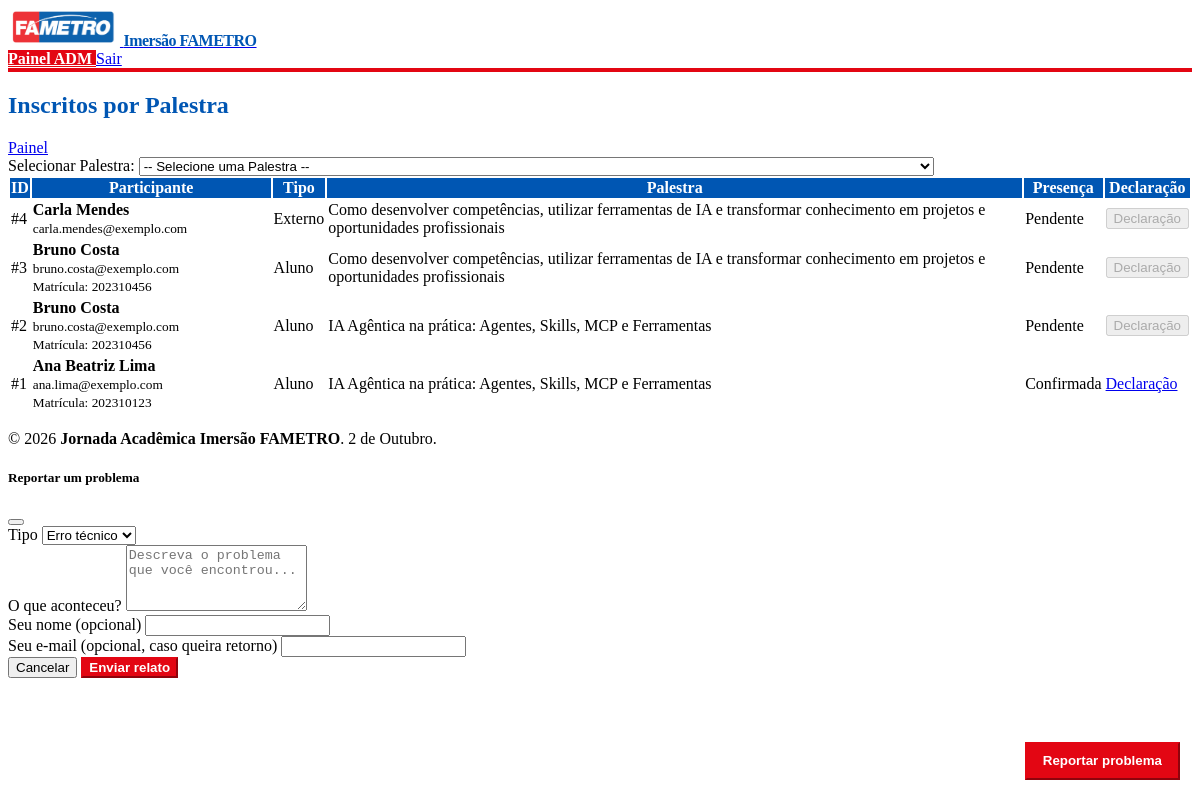
Screenshot of /admin/inscritos.php (signed in) with the database file from the repository.
### tables this page shows
CREATE TABLE inscricoes (
  id int(11) NOT NULL AUTO_INCREMENT,
  nome_aluno varchar(150) NOT NULL,
  matricula varchar(50) DEFAULT NULL,
  email varchar(150) NOT NULL,
  palestra_id int(11) NOT NULL,
  codigo_qrcode varchar(100) NOT NULL,
  presenca_confirmada tinyint(1) DEFAULT 0,
  data_inscricao timestamp NULL DEFAULT current_timestamp(),
  tipo_participante enum('aluno','externo') DEFAULT 'aluno',
  presente tinyint(1) DEFAULT 0,
  data_presenca datetime DEFAULT NULL,
  PRIMARY KEY (id),
  UNIQUE KEY codigo_qrcode (codigo_qrcode),
  UNIQUE KEY uk_aluno_palestra (matricula,palestra_id),
  KEY palestra_id (palestra_id),
  CONSTRAINT inscricoes_ibfk_1 FOREIGN KEY (palestra_id) REFERENCES palestras (id) ON DELETE CASCADE
);

CREATE TABLE palestras (
  id int(11) NOT NULL AUTO_INCREMENT,
  titulo varchar(255) NOT NULL,
  palestrante varchar(150) NOT NULL,
  foto varchar(255) DEFAULT 'default.jpg',
  descricao text DEFAULT NULL,
  horario_inicio time NOT NULL,
  horario_fim time NOT NULL,
  vagas int(11) DEFAULT 100,
  criado_em timestamp NULL DEFAULT current_timestamp(),
  PRIMARY KEY (id)
);

### admin/inscritos.php (the view, shortened to what this page needs)
<?php
require_once __DIR__ . '/../config/database.php';
$params = [];
$sql = "SELECT i.*, p.titulo AS palestra_titulo
        FROM inscricoes i
        JOIN palestras p ON i.palestra_id = p.id ";
$sql .= " ORDER BY i.id DESC";
$stmtInscritos = $pdo->prepare($sql);
$stmtInscritos->execute($params);
$inscritos = $stmtInscritos->fetchAll();
require_once __DIR__ . '/../includes/header.php';
?>
<div class="container-xl py-4">
  <div class="d-flex justify-content-between align-items-center mb-4">
    <h2 class="fw-bold text-fametro-blue m-0">
      <i class="ti ti-users me-2"></i>Inscritos por Palestra
    </h2>
    <div class="d-flex gap-2">
      <a href="/admin/index.php" class="btn btn-secondary rounded-3">
        <i class="ti ti-arrow-left me-1"></i> Painel
      </a>
    </div>
  </div>
  <div class="card shadow-sm border-0 rounded-4 mb-4">
    <div class="card-body p-3">
      <form method="GET" action="" class="row g-3 align-items-center">
        <div class="col-md-8">
          <label class="form-label fw-bold mb-1">Selecionar Palestra:</label>
          <select name="palestra_id" class="form-select rounded-3" onchange="this.form.submit()">
            <option value="">-- Selecione uma Palestra --</option>
          </select>
        </div>
      </form>
    </div>
  </div>
  <div class="card shadow-sm border-0 rounded-4 overflow-hidden">
    <div class="card-body p-0">
      <div class="table-responsive">
        <table class="table table-hover align-middle mb-0">
          <thead class="bg-fametro-blue text-white">
            <tr>
              <th class="py-3 ps-3">ID</th>
              <th class="py-3">Participante</th>
              <th class="py-3">Tipo</th>
              <th class="py-3">Palestra</th>
              <th class="py-3 text-center">Presença</th>
              <th class="py-3 text-end pe-3">Declaração</th>
            </tr>
          </thead>
          <tbody>
            <?php if (empty($inscritos)): ?>
              <tr>
                <td colspan="6" class="text-center py-4 text-muted">
                  Nenhum inscrito encontrado.
                </td>
              </tr>
            <?php else: ?>
              <?php foreach ($inscritos as $row): ?>
                <?php $estaPresente = ((int)($row['presenca_confirmada'] ?? 0) === 1 || (int)($row['presente'] ?? 0) === 1); ?>
                <tr>
                  <td class="ps-3 font-monospace">#<?= $row['id'] ?></td>
                  <td>
                    <strong class="d-block text-dark"><?= htmlspecialchars($row['nome_aluno']) ?></strong>
                    <small class="text-muted"><?= htmlspecialchars($row['email']) ?></small>
                    <?php if (!empty($row['matricula'])): ?>
                      <br><small class="text-primary fw-bold">Matrícula: <?= htmlspecialchars($row['matricula']) ?></small>
                    <?php endif; ?>
                  </td>
                  <td>
                    <?php if (($row['tipo_participante'] ?? 'aluno') === 'externo'): ?>
                      <span class="badge bg-secondary">Externo</span>
                    <?php else: ?>
                      <span class="badge bg-primary">Aluno</span>
                    <?php endif; ?>
                  </td>
                  <td><?= htmlspecialchars($row['palestra_titulo']) ?></td>
                  <td class="text-center">
                    <?php if ($estaPresente): ?>
                      <span class="badge bg-success"><i class="ti ti-check me-1"></i>Confirmada</span>
                    <?php else: ?>
                      <span class="badge bg-warning text-dark">Pendente</span>
                    <?php endif; ?>
                  </td>
                  <td class="text-end pe-3">
                    <?php if ($estaPresente): ?>
                      <a href="/admin/imprimir-comprovante.php?id=<?= $row['id'] ?>" target="_blank" class="btn btn-sm btn-success rounded-3 fw-bold">
                        <i class="ti ti-file-text me-1"></i> Declaração
                      </a>
                    <?php else: ?>
                      <button class="btn btn-sm btn-light border text-muted rounded-3" disabled title="Aguardando confirmação de presença">
                        <i class="ti ti-lock me-1"></i> Declaração
                      </button>
                    <?php endif; ?>
                  </td>
                </tr>
              <?php endforeach; ?>
            <?php endif; ?>
          </tbody>
        </table>
      </div>
    </div>
  </div>
</div>
<?php require_once __DIR__ . '/../includes/footer.php'; ?>

### assets/css/style.css (style rules this page uses)
:root { --fametro-blue: #0056b3; --fametro-red: #e30613; --fametro-light: #f8f9fa; --fametro-dark: #1e293b; }
.text-fametro-blue { color: var(--fametro-blue) !important; }
.bg-fametro-blue { background-color: var(--fametro-blue) !important; color: #ffffff !important; }

### rows the page displays
inscricoes: id "4", nome_aluno "Carla Mendes", email "carla.mendes@exemplo.com", tipo_participante "Externo", palestra.titulo "Como desenvolver competências, utilizar ferramentas de IA e transformar conhecimento em projetos e oportunidades profissionais", presenca_confirmada "Pendente"
inscricoes: id "3", nome_aluno "Bruno Costa", email "bruno.costa@exemplo.com", matricula "202310456", tipo_participante "Aluno", palestra.titulo "Como desenvolver competências, utilizar ferramentas de IA e transformar conhecimento em projetos e oportunidades profissionais", presenca_confirmada "Pendente"
inscricoes: id "2", nome_aluno "Bruno Costa", email "bruno.costa@exemplo.com", matricula "202310456", tipo_participante "Aluno", palestra.titulo "IA Agêntica na prática: Agentes, Skills, MCP e Ferramentas", presenca_confirmada "Pendente"
inscricoes: id "1", nome_aluno "Ana Beatriz Lima", email "ana.lima@exemplo.com", matricula "202310123", tipo_participante "Aluno", palestra.titulo "IA Agêntica na prática: Agentes, Skills, MCP e Ferramentas", presenca_confirmada "Confirmada"
